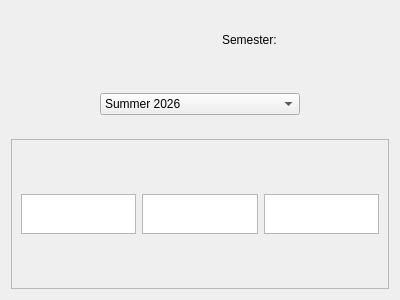
<?xml version="1.0" encoding="UTF-8"?>
<ui version="4.0">
 <class>StudentRegistrationForm</class>
 <widget class="QWidget" name="StudentRegistrationForm">
  <property name="geometry">
   <rect>
    <x>0</x>
    <y>0</y>
    <width>400</width>
    <height>300</height>
   </rect>
  </property>
  <property name="windowTitle">
   <string>Form</string>
  </property>
  <layout class="QGridLayout" name="gridLayout">
   <item row="2" column="1" colspan="2" alignment="Qt::AlignmentFlag::AlignHCenter|Qt::AlignmentFlag::AlignVCenter">
    <widget class="QComboBox" name="comboBox">
     <property name="minimumSize">
      <size>
       <width>200</width>
       <height>0</height>
      </size>
     </property>
     <property name="maximumSize">
      <size>
       <width>250</width>
       <height>16777215</height>
      </size>
     </property>
     <item>
      <property name="text">
       <string>Summer 2026</string>
      </property>
     </item>
     <item>
      <property name="text">
       <string>Fall 2026</string>
      </property>
     </item>
     <item>
      <property name="text">
       <string>Spring 2027</string>
      </property>
     </item>
    </widget>
   </item>
   <item row="3" column="0" rowspan="2" colspan="4" alignment="Qt::AlignmentFlag::AlignHCenter|Qt::AlignmentFlag::AlignVCenter">
    <widget class="QFrame" name="frame">
     <property name="sizePolicy">
      <sizepolicy hsizetype="Expanding" vsizetype="Preferred">
       <horstretch>0</horstretch>
       <verstretch>0</verstretch>
      </sizepolicy>
     </property>
     <property name="minimumSize">
      <size>
       <width>0</width>
       <height>150</height>
      </size>
     </property>
     <property name="maximumSize">
      <size>
       <width>16777215</width>
       <height>100</height>
      </size>
     </property>
     <property name="frameShape">
      <enum>QFrame::Shape::StyledPanel</enum>
     </property>
     <property name="frameShadow">
      <enum>QFrame::Shadow::Raised</enum>
     </property>
     <property name="lineWidth">
      <number>1</number>
     </property>
     <layout class="QGridLayout" name="gridLayout_2">
      <item row="0" column="0">
       <widget class="QTextEdit" name="textEdit">
        <property name="sizePolicy">
         <sizepolicy hsizetype="Expanding" vsizetype="Expanding">
          <horstretch>0</horstretch>
          <verstretch>0</verstretch>
         </sizepolicy>
        </property>
        <property name="maximumSize">
         <size>
          <width>16777215</width>
          <height>40</height>
         </size>
        </property>
       </widget>
      </item>
      <item row="0" column="1">
       <widget class="QTextEdit" name="textEdit_2">
        <property name="maximumSize">
         <size>
          <width>16777215</width>
          <height>40</height>
         </size>
        </property>
       </widget>
      </item>
      <item row="0" column="2">
       <widget class="QTextEdit" name="textEdit_3">
        <property name="maximumSize">
         <size>
          <width>16777215</width>
          <height>40</height>
         </size>
        </property>
       </widget>
      </item>
     </layout>
    </widget>
   </item>
   <item row="0" column="2" alignment="Qt::AlignmentFlag::AlignHCenter">
    <widget class="QLabel" name="label_SemesterPicker">
     <property name="styleSheet">
      <string notr="true">color: black;</string>
     </property>
     <property name="text">
      <string>Semester: </string>
     </property>
    </widget>
   </item>
  </layout>
 </widget>
 <resources/>
 <connections/>
</ui>
